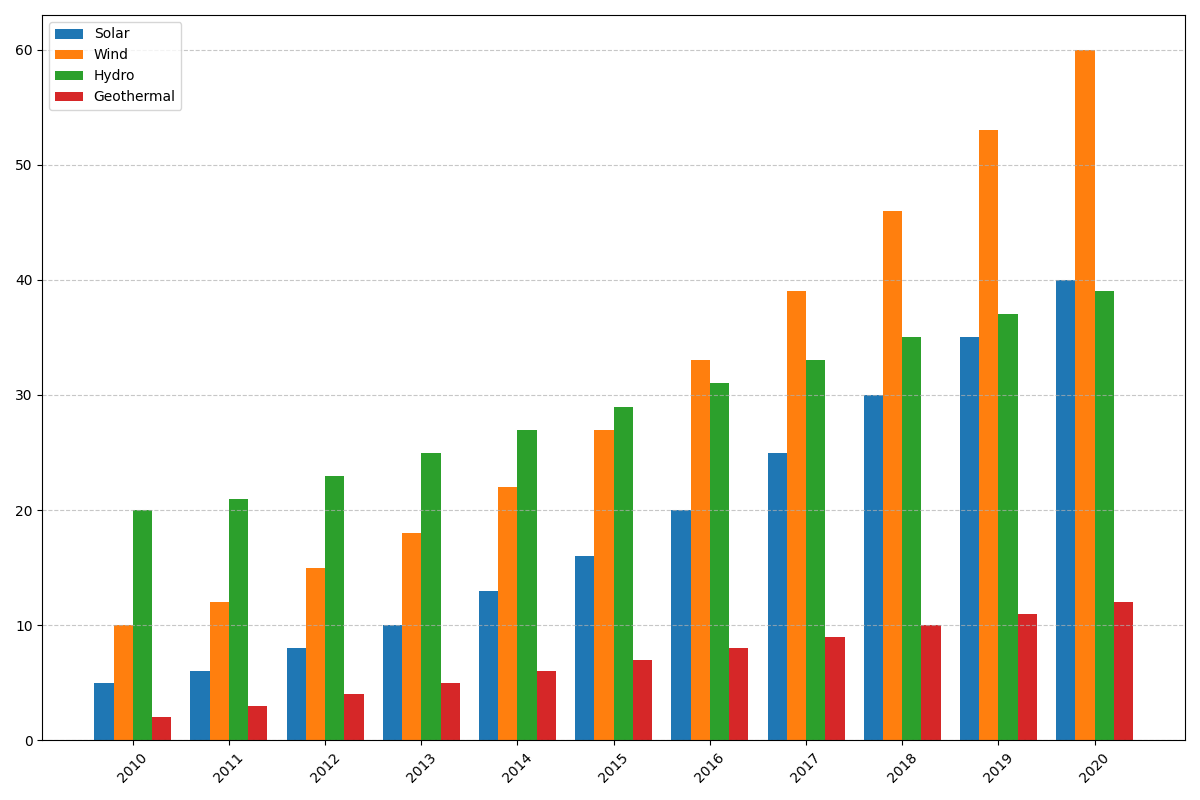

Reproduce this figure in Python.
import matplotlib.pyplot as plt
import numpy as np

years = np.arange(2010, 2021)
solar_energy = [5, 6, 8, 10, 13, 16, 20, 25, 30, 35, 40]
wind_energy = [10, 12, 15, 18, 22, 27, 33, 39, 46, 53, 60]
hydro_energy = [20, 21, 23, 25, 27, 29, 31, 33, 35, 37, 39]
geothermal_energy = [2, 3, 4, 5, 6, 7, 8, 9, 10, 11, 12]

fig, ax1 = plt.subplots(figsize=(12, 8))

# Parameters for grouped bar plotting; using 4 sets equally spaced
bar_width = 0.2  
x_indices = np.arange(len(years))

ax1.bar(x_indices, solar_energy, width=bar_width, label='Solar')
ax1.bar(x_indices + bar_width, wind_energy, width=bar_width, label='Wind')
ax1.bar(x_indices + 2*bar_width, hydro_energy, width=bar_width, label='Hydro')
ax1.bar(x_indices + 3*bar_width, geothermal_energy, width=bar_width, label='Geothermal')

ax1.set_xticks(x_indices + 1.5*bar_width)
ax1.set_xticklabels(years, rotation=45)
ax1.grid(True, axis='y', linestyle='--', alpha=0.7)
ax1.legend()

plt.tight_layout()
plt.show()
